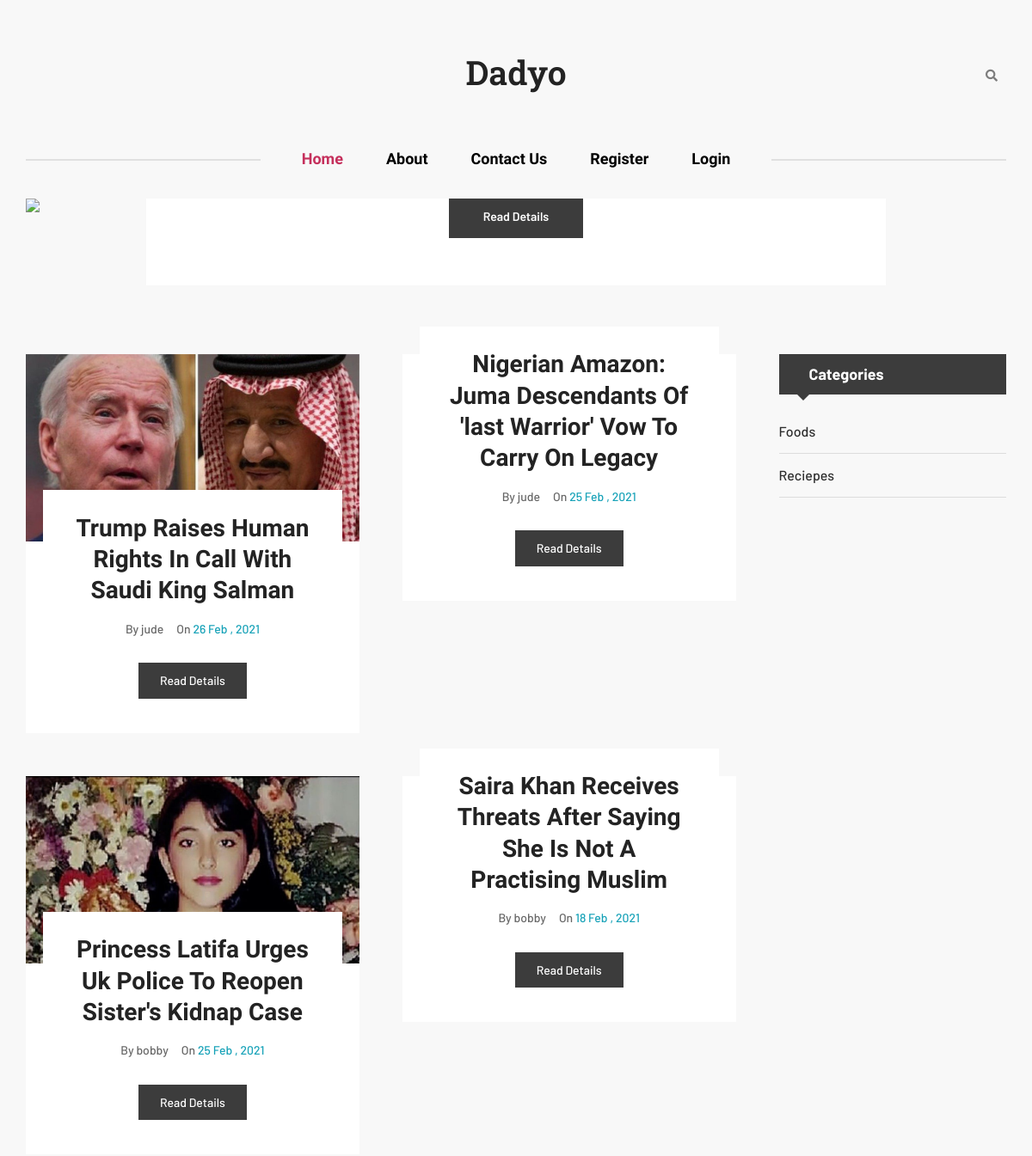
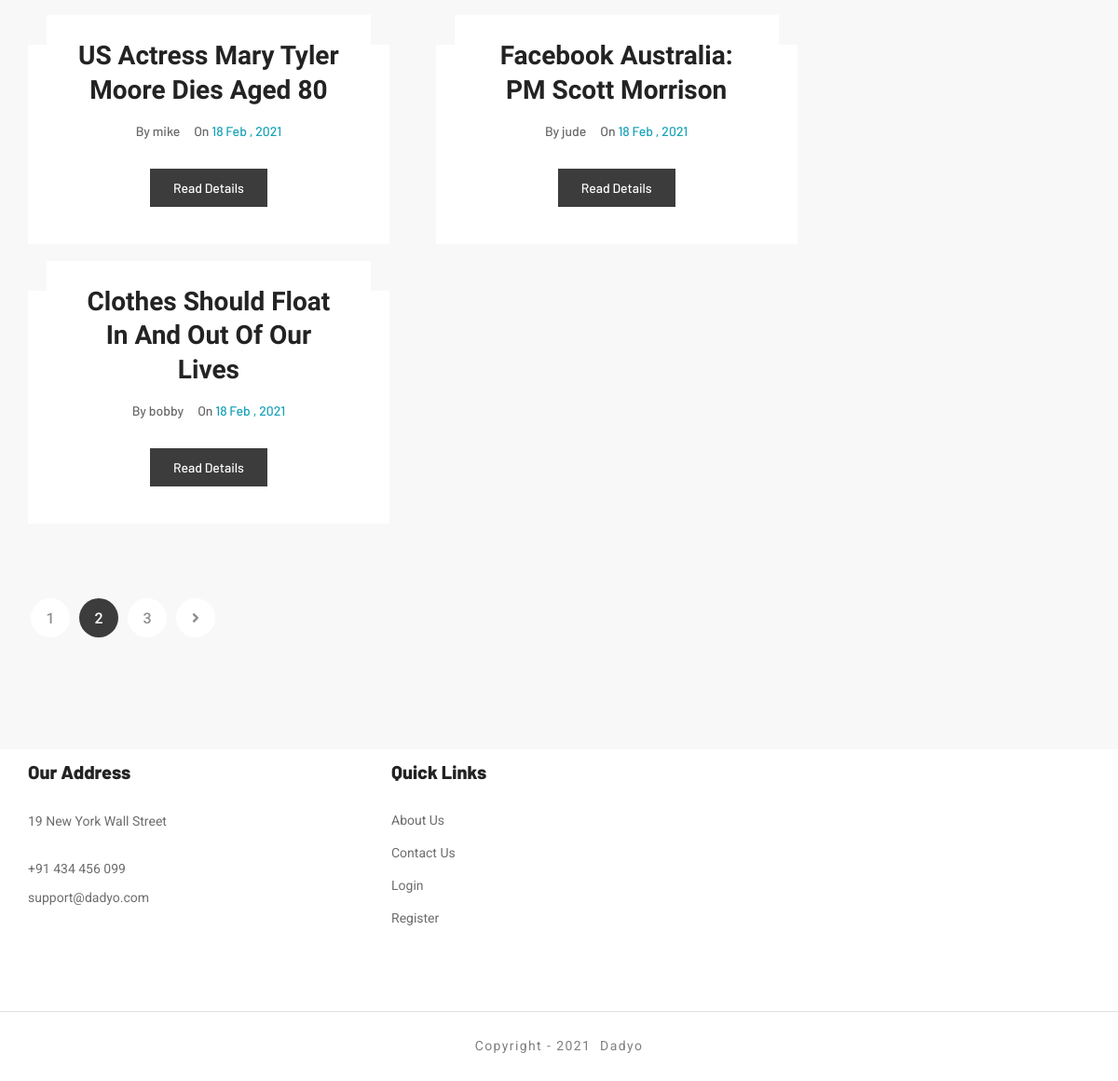
The page / on the database its author committed (2 pictures, top to bottom).
### tables this page shows
CREATE TABLE `article` (
  `id` int(11) NOT NULL,
  `title` varchar(200) NOT NULL,
  `content` text NOT NULL,
  `category_id` int(11) NOT NULL DEFAULT 0,
  `image` varchar(200) NOT NULL,
  `likes` int(11) NOT NULL DEFAULT 0,
  `views` int(11) NOT NULL DEFAULT 0,
  `user_id` int(11) NOT NULL,
  `published_status` int(11) NOT NULL DEFAULT 1,
  `created_at` timestamp NOT NULL DEFAULT current_timestamp(),
  `updated_at` timestamp NOT NULL DEFAULT current_timestamp()
);

CREATE TABLE `users` (
  `id` int(11) NOT NULL,
  `email` varchar(200) NOT NULL,
  `firstname` varchar(200) NOT NULL,
  `bio` text DEFAULT NULL,
  `lastname` varchar(200) NOT NULL,
  `image` varchar(200) NOT NULL,
  `password` varchar(200) NOT NULL,
  `created_at` timestamp NOT NULL DEFAULT current_timestamp(),
  `updated_at` timestamp NOT NULL DEFAULT current_timestamp(),
  `status` int(11) NOT NULL DEFAULT 0
);

CREATE TABLE `category` (
  `id` int(11) NOT NULL,
  `name` varchar(200) NOT NULL,
  `created_at` timestamp NOT NULL DEFAULT current_timestamp()
);

### controllers/functions.php (called while the page is built, shortened)
<?php
function selectSingleData($tableName,$colums = "*",$where = ""){
  global $conn;
  $where = !empty($where) ? " WHERE ".$where : $where;
  $sql = "SELECT $colums FROM $tableName $where";
  $result = $conn->query($sql);
  if($result->num_rows > 0){
    $data = $result->fetch_assoc();
    return $data;
  }else{
    return [];
  }
}
function selectMultipleData($tableName,$colums = "*", $where = "",$orderBy = "",$order = "DESC",$limit = ''){
  global $conn;
  $where = !empty($where) ? " WHERE ".$where : $where;
  $orderBy = !empty($orderBy) ? " ORDER BY ".$orderBy." $order" : $orderBy;
  $sql = "SELECT $colums FROM $tableName $where  $orderBy $limit";
  $result = $conn->query($sql);
  if($result->num_rows > 0){
    $data = [];
    while($row = $result->fetch_assoc()){
      $data[] = (object) $row;
    }
    return $data;
  }else{
    return [];
  }
}

### index.php (the view, shortened to what this page needs)
<?php
  require_once "DB.php";
  require_once "controllers/functions.php";
	$posts = selectMultipleData("article","*","","created_at","DESC");
	$trending = selectMultipleData("article","*","`views`>'10'");
	$categories = selectMultipleData("category","*");
?>
<!DOCTYPE html>
<html lang="en">
<head>
	  <?php require_once "includes/css.php"; ?>
</head>
<body class="bg-white-smoke">
	<div class="site-content">
	  <?php require_once "includes/header.php"; ?>
		<div class="frontpage-slider-posts">
			<div class="container-medium">
				<div class="row">
					<div class="col-12">
						<div class="owl-carousel frontpage-slider-one style-one carousel-rectangle carousel-nav-center">
							<?php  if(!empty($trending)){ ?>
							<?php foreach ($trending as $key => $post) { ?>
							<article class="post hentry post-slider-one text-center">
								<div class="entry-thumb">
									<figure class="thumb-wrap">
										<a href="single-post.php?id=<?=$post->id?>">
										</a>
									</figure>
								</div>
								<div class="content-entry-wrap">
									<div class="entry-content">
										<div class="read-more-wrap">
											<a class="read-more" href="single-post.php?id=<?=$post->id?>">Read Details</a>
										</div>
									</div>
								</div>
							</article>
							<?php }  ?>
							<?php } ?>
						</div>
					</div>
				</div>
			</div>
		</div>
		<div class="features-block style-one">
		</div>
		<div class="main-wrapper pd-b-120">
			<div class="container">
				<div class="row justify-content-between gutters-50">
					<div class="col-lg-9 main-wrapper-content">
						<main class="site-main style-one">
							<div class="row gutters-50">
								<?php if(!empty($posts)){ ?>
								<?php foreach ($posts as $key => $post) {
								  $author = selectSingleData("users","`firstname`","`id`={$post->user_id}");
								?>
								<div class="col-lg-6 col-md-6">
									<article class="post hentry post-grid text-center style-one">
										<div class="entry-thumb">
											<figure class="thumb-wrap">
												<a href="single-post.php?id=<?=$post->id?>">
													<img src="<?=$post->image?>" alt="post" />
												</a>
											</figure>
										</div>
										<div class="content-entry-wrap">
											<h3 class="entry-title">
												<a href="single-post.php?id=<?=$post->id?>"><?=ucwords($post->title)?></a>
											</h3>
											<div class="entry-meta-content">
												<div class="entry-author">
													By <a href="#"><?=$author["firstname"]?></a>
												</div>
												<div class="entry-date">
													On <span class="text-info"><?=date(" d M , Y",strtotime($post->created_at))?></span>
												</div>
											</div>
											<div class="read-more-wrap">
												<a class="read-more" href="single-post.php?id=<?=$post->id?>">Read Details</a>
											</div>
										</div>
									</article>
								</div>
								<?php } ?>
								<?php } ?>
							</div>
						</main>
						<nav class="navigation paging-navigation pd-t-30">
							<ul class="nav-links">
								<li><a href="#">1</a></li>
								<li class="active"><a href="#" class="page-numbers">2</a></li>
								<li><a href="#" class="page-numbers">3</a></li>
								<li class="nav-next">
									<a href="#"><i class="fas fa-angle-right"></i></a>
								</li>
							</ul>
						</nav>
					</div>
          <?php  require_once "includes/sidebar.php"; ?>
				</div>
			</div>
		</div>
      <?php require_once "includes/footer.php"; ?>
	</div>
</body>
</html>

### includes/sidebar.php
<div class="col-lg-3">
						<div class="sidebar-items style-one">
              <?php if(!empty($categories)){ ?>
							<aside class="widget widget_categories">
								<h4 class="widget-title">
									Categories
								</h4>
								<div class="widget-content">
									<ul>
										<?php foreach ($categories as $key => $category) {?>
											<li>
											<a href="<?=APP_PATH?>index.php?cat_id=<?=$category->id?>"><?=ucwords($category->name)?> </a>
										</li>
										<?php } ?>
									</ul>
								</div>
							</aside>
							<?php } ?>
						</div>
					</div>

### rows shown on the page
article: title "Saira Khan Receives Threats After Saying She Is Not A Practising Muslim", user.firstname "bobby", created_at "18 Feb , 2021"
article: image (picture), title "Trump Raises Human Rights In Call With Saudi King Salman", user.firstname "jude", created_at "26 Feb , 2021"
article: title "Nigerian Amazon: Juma Descendants Of 'last Warrior' Vow To Carry On Legacy", user.firstname "jude", created_at "25 Feb , 2021"
article: image (picture), title "Princess Latifa Urges Uk Police To Reopen Sister's Kidnap Case", user.firstname "bobby", created_at "25 Feb , 2021"
article: title "US Actress Mary Tyler Moore Dies Aged 80", user.firstname "mike", created_at "18 Feb , 2021"
article: title "Facebook Australia: PM Scott Morrison", user.firstname "jude", created_at "18 Feb , 2021"
article: title "Clothes Should Float In And Out Of Our Lives", user.firstname "bobby", created_at "18 Feb , 2021"
category: name "Foods"
category: name "Reciepes"

### other values the page prints
APP_NAME "Dadyo"
APP_ADDRESS "19 New York Wall Street"
APP_PHONE "+91 434 456 099"
APP_EMAIL "support@dadyo.com"
